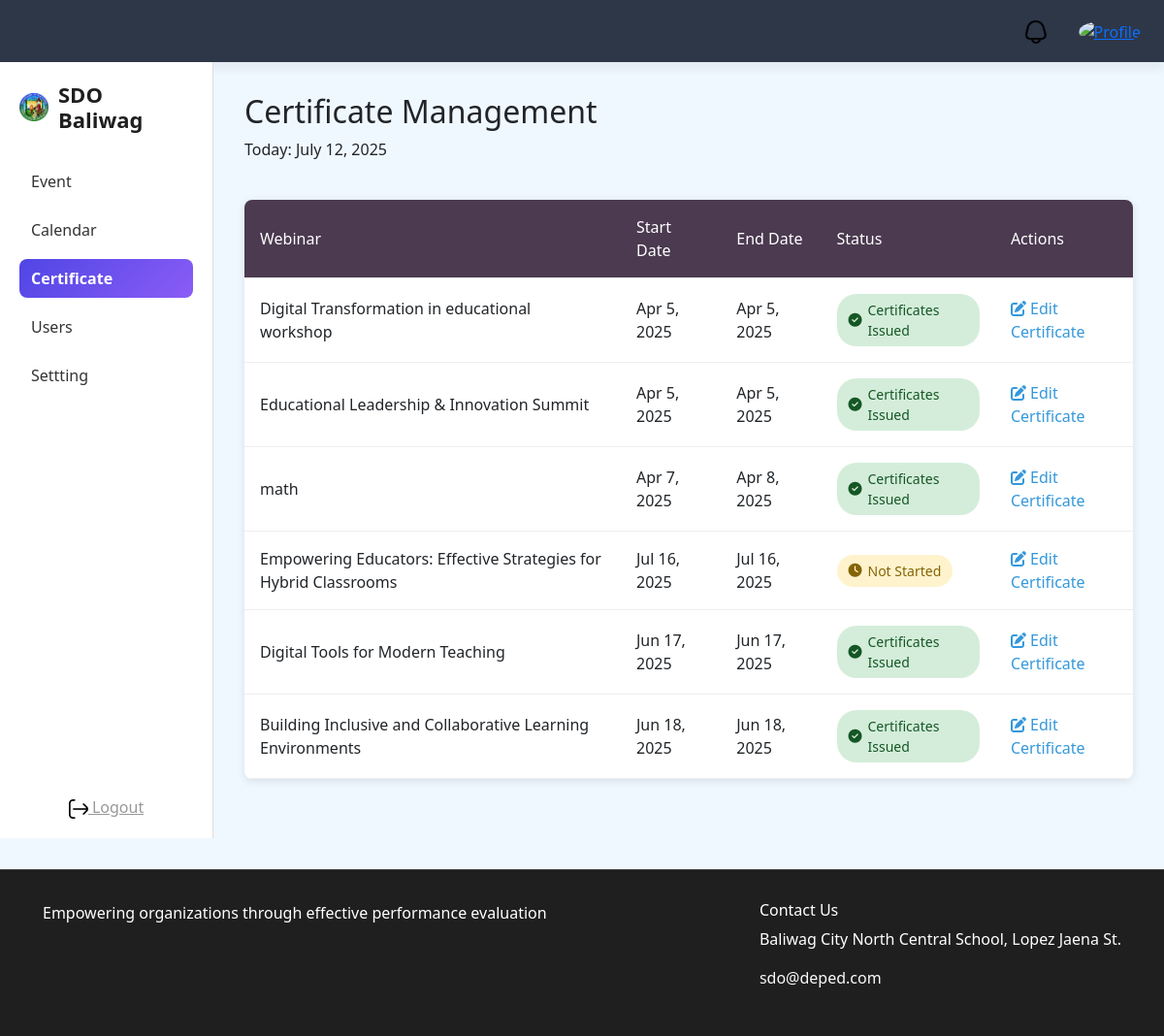
Page /admin_certificate on the committed database.
### webinar/models.py (models this page shows, shortened)
class Webinar(models.Model):
    title=models.CharField(max_length=20)
    description=models.CharField(max_length=1000)
    number_of_speaker=models.IntegerField(default=1)
    event_type=models.CharField(max_length=20, null=True ,blank=True)
    start_date=models.DateField(null=True ,blank=True)
    until_date=models.DateField(null=True, blank=True)
    time=models.TimeField(max_length=20)
    banner=models.ImageField(upload_to='banner')
    venue=models.CharField(max_length=40)

### login/views.py (the view)
# urls.py: path("admin_certificate",views.admin_certificate, name="admin_certificate"),
def admin_certificate(request):
    webinars=Webinar.objects.all()
    today=timezone.now().date()
    return render(request, "login/admin_panel/certificate.html",{
        'webinars':webinars,
        'today':today
    })

### login/templates/login/admin_panel/certificate.html (shortened to what this page needs)
{% extends "login/layout.html" %}
{% load static %}
{% block css %}
<link rel="stylesheet" href="{% static 'css/admin_panel_css/admin_bar.css' %}">
<link rel="stylesheet" href="{% static 'css/admin_panel_css/certificate.css' %}">
<link rel="stylesheet" href="https://cdnjs.cloudflare.com/ajax/libs/font-awesome/6.5.0/css/all.min.css">
{% endblock %}
{% block body%}
<div class="topbar d-flex justify-content-end align-items-center px-4 py-3">
        <div class="topbar-right d-flex align-items-center gap-3">
        <a href="#" class="notification-icon position-relative">
            <img class="bell" src="{% static 'icons/bell.png' %}" alt="Notifications" style="width: 24px;">
        </a>
        <a class="profile">
            <img src="{{ user.user_profile.img.url }}" alt="Profile" style="width: 32px; height: 32px; border-radius: 50%;">
        </a>
    </div>
</div>
<div class="app-container">
    <aside class="sidebar">
            <div class="logo">
        <img src="{% static 'asset/logo1.png' %}" alt="Logo" />
        <h2>SDO Baliwag</h2>
      </div>
      <nav class="nav">
          <a href="{% url 'admin_events' %}" class="nav-item">Event</a>
          <a href="{% url 'admin_calendar' %}" class="nav-item ">Calendar</a>
          <a href="{% url 'admin_certificate' %}" class="nav-item active">Certificate</a>
          <a href="{% url 'admin_users' %}" class="nav-item">Users</a>
          <a href="{% url 'admin_setting' %}" class="nav-item">Settting</a>
      </nav>
      <div class="logout" >
        <a href="{% url 'logout' %}">
          <img   src="{% static 'icons/exit.png' %}" alt="">
          Logout
        </a>
      </div>
    </aside>
    <div class="main-content">
        <div class="header-container">
            <h2>Certificate Management</h2>
            <p class="current-date">Today: {{ today|date:"F j, Y" }}</p>
        </div>
        <div class="table-container">
            <table>
                <thead>
                    <tr>
                        <th>Webinar</th>
                        <th>Start Date</th>
                        <th>End Date</th>
                        <th>Status</th>
                        <th>Actions</th>
                    </tr>
                </thead>
                <tbody>
                    {% for webinar in webinars %}
                    <tr>
                        <td>{{ webinar.title }}</td>
                        <td>{{ webinar.start_date|date:"M j, Y" }}</td>
                        <td>{{ webinar.until_date|date:"M j, Y" }}</td>
                        <td>
                          {% if webinar.start_date > today %}
                              <span class="status-badge status-upcoming">
                                  <i class="fas fa-clock"></i> Not Started
                              </span>
                          {% elif webinar.until_date < today %}
                              <span class="status-badge status-completed">
                                  <i class="fas fa-check-circle"></i> Certificates Issued
                              </span>
                          {% elif webinar.start_date <= today and webinar.until_date >= today %}
                              <span class="status-badge status-ongoing">
                                  <i class="fas fa-spinner fa-pulse"></i> Ongoing
                              </span>
                          {% endif %}
                        </td>
                        <td>
                            <a href="{% url 'create_certificate' webinar.id %}" class="action-link">
                                <i class="fas fa-edit"></i> Edit Certificate
                            </a>
                        </td>
                    </tr>
                    {% empty %}
                    <tr>
                        <td colspan="5" style="text-align: center; padding: 2rem;">
                            No webinars found
                        </td>
                    </tr>
                    {% endfor %}
                </tbody>
            </table>
        </div>
    </div>
</div>
<footer>
     <div class="container d-flex justify-content-between flex-wrap">
      <div>
          <p>Empowering organizations through effective performance evaluation</p>
      </div>
      <div>
          <h6>Contact Us</h6>
          <p>Baliwag City North Central School, Lopez Jaena St.</p>
          <p><a href="mailto:sdo@deped.com" class="text-light">sdo@deped.com</a></p>
      </div>
  </div>
</footer>
{% endblock %}

### login/static/css/admin_panel_css/admin_bar.css (style rules this page uses)
.topbar { position: relative; top: 0; left: 0; right: 0; height: 64px; background-color: #2D3748; box-shadow: 0 8px 8px rgba(0,0,0,0.05); z-index: 100; display: flex; justify-content: flex-end; align-items: center; padding: 0 24px; color:white; }
.bell { width: 24px; color: white; }
.profile img { width: 40px; height: 40px; border-radius: 50%; }
.notification-icon img { cursor: pointer; }
.app-container { display: flex; flex-direction: row; min-height: 100vh; }
.sidebar { width: 220px; background-color: rgb(255, 255, 255); padding: 20px; border-right: 1px solid #ddd; display: flex; flex-direction: column; z-index: 200; flex-shrink: 0; }
.logo { display: flex; align-items: center; gap: 10px; margin-bottom: 30px; }
.logo img { width: 30px; height: auto; }
.logo h2 { font-size: 22px; color: #1f1f1f; margin: 0; font-weight: 600; }
.nav { display: flex; flex-direction: column; gap: 10px; }
.nav-item { color: #333; text-decoration: none; padding: 8px 12px; border-radius: 8px; transition: background 2s ease-in, color 2s ease-in; }
.nav-item.active { background: linear-gradient(135deg, #4f46e5, #8b5cf6); color: #fff; font-weight: bold; animation: flip 1.5s ease }
.logout { text-align: center; margin-top: auto; }
.logout a { color: #999; cursor: pointer; }
.logout a img { height: 20px; width: auto; }
footer { background-color: #1f1f1f; color: #fff; padding: 2rem; margin-top: 2rem; border-top: 1px solid #444; }
footer a { color: #9fc3ff; text-decoration: none; }

### login/static/css/admin_panel_css/certificate.css (style rules this page uses)
body { background-color: aliceblue; }
.main-content { padding: 2rem; display: flex; flex-direction: column; }
.table-container { overflow-x: auto; margin-top: 1.5rem; box-shadow: 0 2px 10px rgba(0,0,0,0.1); border-radius: 8px; }
table { width: 100%; border-collapse: collapse; background: white; }
th, td { padding: 1rem; text-align: left; border-bottom: 1px solid #eee; }
th { background-color: #4b3a50; color: white; font-weight: 500; }
.status-badge { padding: 6px 12px; border-radius: 20px; font-size: 14px; font-weight: 500; display: inline-flex; align-items: center; gap: 6px; }
.status-upcoming { background-color: #fff3cd; color: #856404; }
.status-completed { background-color: #d4edda; color: #155724; }
.action-link { color: #3498db; text-decoration: none; transition: color 0.3s; }

### rows in the picture
Webinar: title "Digital Transformation in educational workshop", start_date "Apr 5, 2025", until_date "Apr 5, 2025", shows "Certificates Issued"
Webinar: title "Educational Leadership & Innovation Summit", start_date "Apr 5, 2025", until_date "Apr 5, 2025", shows "Certificates Issued"
Webinar: title "math", start_date "Apr 7, 2025", until_date "Apr 8, 2025", shows "Certificates Issued"
Webinar: title "Empowering Educators: Effective Strategies for Hybrid Classrooms", start_date "Jul 16, 2025", until_date "Jul 16, 2025", shows "Not Started"
Webinar: title "Digital Tools for Modern Teaching", start_date "Jun 17, 2025", until_date "Jun 17, 2025", shows "Certificates Issued"
Webinar: title "Building Inclusive and Collaborative Learning Environments", start_date "Jun 18, 2025", until_date "Jun 18, 2025", shows "Certificates Issued"
